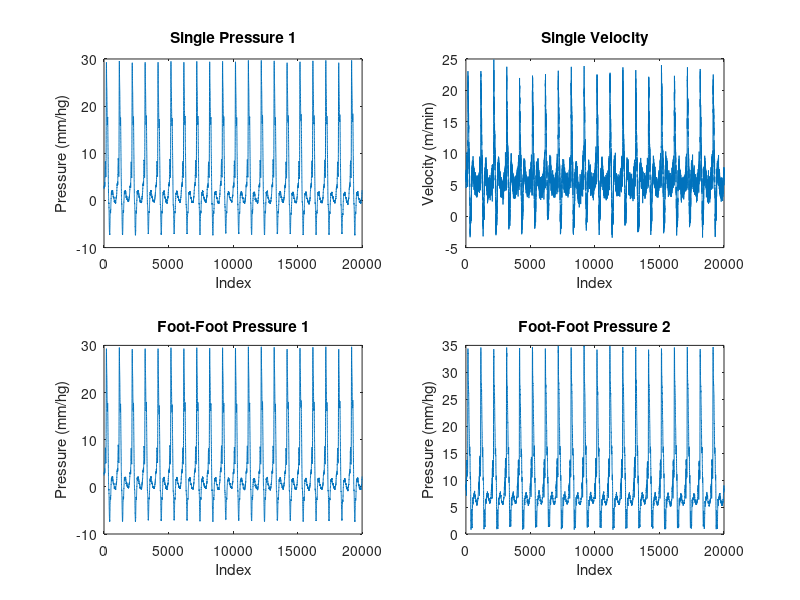
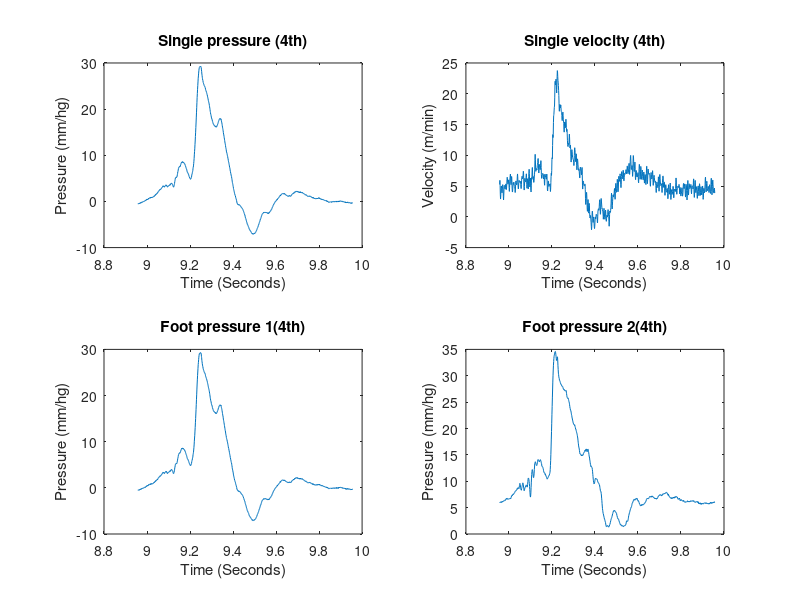
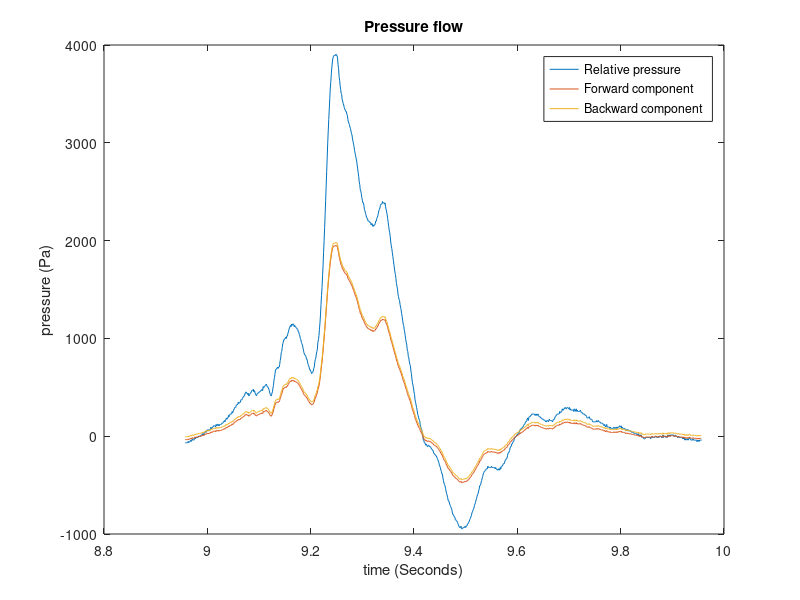
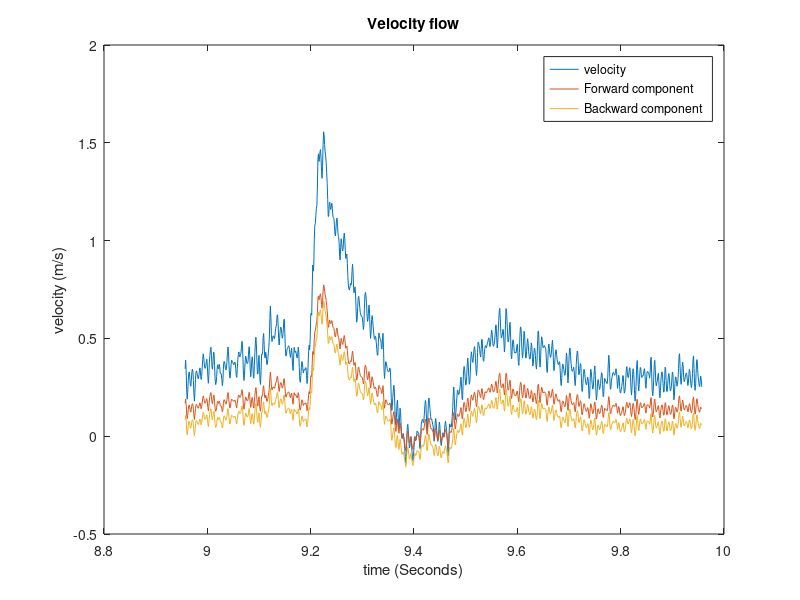

Reproduce these figures in MATLAB, in order.
% Toby Thomas, 2018
clear;close all;
%% Load data
foot = load('foot_to_foot.mat');
single = load('single_point.mat');

figure();
subplot(2,2,1); plot(single.p1);title('Single Pressure 1');xlabel('Index');ylabel('Pressure (mm/hg)');
subplot(2,2,2); plot(single.Q);title('Single Velocity');xlabel('Index');ylabel('Velocity (m/min)');
subplot(2,2,3); plot(foot.p1);title('Foot-Foot Pressure 1');xlabel('Index');ylabel('Pressure (mm/hg)');
subplot(2,2,4); plot(foot.p2);title('Foot-Foot Pressure 2');xlabel('Index');ylabel('Pressure (mm/hg)');

% Systole (4th):
%   t = 2899:3191 --> 8.957:9.2490 seconds
%   t = 2897:3191 --> 8.9550:9.249 seconds

% Define window of 4th pulse
win_start = 2899;
win_stop = 3899;
s_pulse_p_4 = single.p1(win_start:win_stop);
s_pulse_q_4 = single.Q(win_start:win_stop);
f_pulse_p1_4 = foot.p1(win_start:win_stop);
f_pulse_p2_4 = foot.p2(win_start:win_stop);
s_pulse_time_4 = single.t(win_start:win_stop);
f_pulse_time_4 = foot.t(win_start:win_stop);

figure(); 
subplot(2,2,1);plot(s_pulse_time_4,single.p1(win_start : win_stop));title('Single pressure (4th)');xlabel('Time (Seconds)');ylabel('Pressure (mm/hg)');
subplot(2,2,2);plot(s_pulse_time_4,single.Q(win_start : win_stop));title('Single velocity (4th)');xlabel('Time (Seconds)');ylabel('Velocity (m/min)');
subplot(2,2,3);plot(f_pulse_time_4,foot.p1(win_start : win_stop));title('Foot pressure 1(4th)');xlabel('Time (Seconds)');ylabel('Pressure (mm/hg)');
subplot(2,2,4);plot(f_pulse_time_4,foot.p2(win_start : win_stop));title('Foot pressure 2(4th)');xlabel('Time (Seconds)');ylabel('Pressure (mm/hg)');

%% (i) Local pulse wave velocity
% c = 1/r * dP/dU
r = 1000;
% find peak pressure
peak = 3191;
trough = 3146;

% find dP and dQ
dP = single.p1(peak) - single.p1(peak-1);
dQ = single.Q(peak) - single.Q(peak-1);
dP = dP*133.322; % Pa
dQ = dQ/60000; 

% Find area of Lumen
dia = 0.02;
th = 0.001;
Lumen_rad = (dia-2*th)/2;
Lumen_area = pi*Lumen_rad^2;

% find dU
dU = dQ./Lumen_area;
c = (1/r)*dP/dU;
fprintf('c at pressure peak =           %f m/s\n', c);

for i = 1:(peak-trough)
    dP2(i) = single.p1(i+1) - single.p1(i);
    dQ2(i) = single.Q(i+1) - single.Q(i);
end

dP2 = dP2 .*133.322; % Pa
dQ2 = dQ2 ./60000; 
dU2 = dQ2 ./Lumen_area;

c2 = ((1/r).*dP2./dU2);
c2_avg = mean(c2);
fprintf('Average systolic c =           %f m/s \n', c2_avg);


%% ii) Foot to Foot pulse velocity c_ff

% eq 11: c_ff = (Dx) / (Dt)
Dx = 0.25; %m

% find fifference in peak times
m1 = max(foot.p1(win_start : win_stop));
m2 = max(foot.p2(win_start : win_stop));

peak_1 = find(foot.p1(win_start:win_stop) == m1);
peak_2 = find(foot.p2(win_start:win_stop) == m2);

Dt = abs(foot.t(peak_2)-foot.t(peak_1));

cff = Dx / Dt;

fprintf('C_ff =                         %f \n', cff);


%% iii) Seporate P(t) and U(t) into P_f(t), P_b(t), U_f(t) and U_b(t)
% use eq 6 to 9

P = single.p1(win_start:win_start+1000) .*133.322;
U = single.Q(win_start: win_start+1000) ./60 ./(Lumen_area*r);

for i  = 1:length(P)-1
    dP(i) = P(i+1) - P(i);
    dU(i) = U(i+1) - U(i);
end

for t = 1:length(dP)
    dP_f(t) = 0.5 .* ( dP(t) + r.*c.*dU(t) ); 
    dP_b(t) = 0.5 .* ( dP(t) - r.*c.*dU(t) );
    dU_f(t) = 0.5 * ( dU(t) + ( dP(t)./(r.*c) ) );
    dU_b(t) = 0.5 * ( dU(t) - ( dP(t)./(r.*c) ) );
end

for t = 1:length(dP)
    P_f(t) = sum(dP_f) + P(t)/2 ;
    P_b(t) = sum(dP_b) + P(t)/2 ;
    U_f(t) = sum(dU_f) + U(t)/2 ;
    U_b(t) = sum(dU_b) + U(t)/2 ;
end

time = single.t(win_start:win_stop);

figure(); 
plot(time,P); hold on
plot(time(1:end-1),P_f);
plot(time(1:end-1),P_b);
legend('Relative pressure','Forward component', 'Backward component');
xlabel('time (Seconds)'); ylabel('pressure (Pa)'); title('Pressure flow');
hold off

figure(); 
plot(time,U); hold on
plot(time(1:end-1),U_f);
plot(time(1:end-1),U_b);
legend('velocity','Forward component', 'Backward component');
xlabel('time (Seconds)'); ylabel('velocity (m/s)'); title('Velocity flow');
hold off


%% Describe results

% i) The local pulse velocity varys through out systole due the the noise
% in the data provded. This is shown in the figure below showing Q vs time
% and c vs time

figure(); 
subplot(1,2,1);plot(single.t(trough:peak),single.Q(trough:peak));
title('Flow rate velocity - systole');
xlabel('Time (seconds)'); ylabel('m^3 /min');

subplot(1,2,2); plot(single.t(trough:peak-1), c2);
title('local pulse velocity (c)- systole')
xlabel('Time (seconds)'); ylabel('Local pulse velocity m/s')

% iii)  The backward component of pressure was consistantly very slightly higher than
% the forward comonent during systole. 


